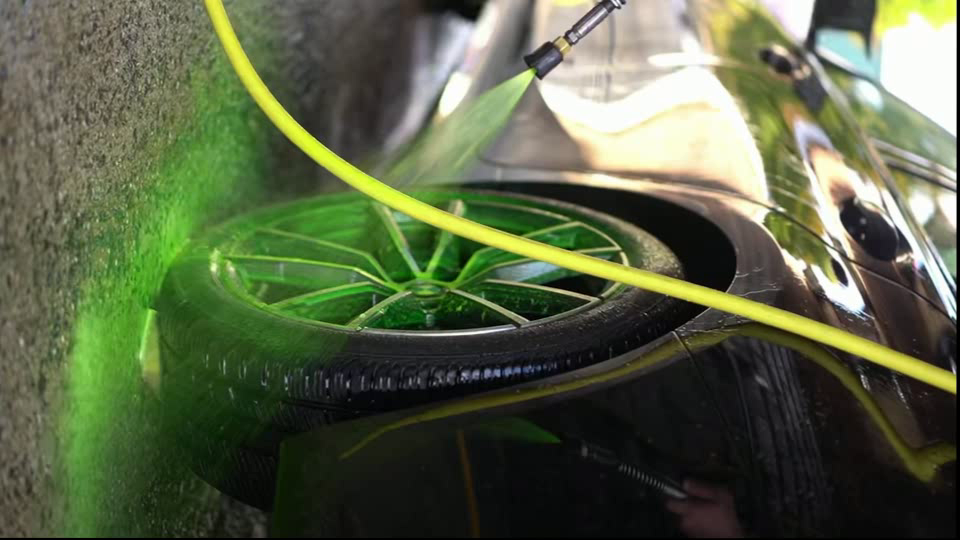
#> input picture frame 12 of testVideoAssets/out5.mp4, 960 x 540 px
$ python fileProcessing.py
#> lines starting #> are read from the running program, lines starting #| are printed output that depends on the picture
import cv2 as cv
import blend_modes
from PIL import Image

import numpy as np
import videotest as vt


"""
PROCESS VIDEO FILE AND COMPOSITE
"""


def createInvertedFile(filepath):
#> called with filepath = './testVideoAssets/out5.mp4'
    cap = cv.VideoCapture(filepath)
    h = int(cap.get(cv.CAP_PROP_FOURCC))
    fourcc = (
        chr(h & 0xFF)
        + chr((h >> 8) & 0xFF)
        + chr((h >> 16) & 0xFF)
        + chr((h >> 24) & 0xFF)
    )
    width = int(cap.get(cv.CAP_PROP_FRAME_WIDTH))
    height = int(cap.get(cv.CAP_PROP_FRAME_HEIGHT))
    fps = int(cap.get(cv.CAP_PROP_FPS))

    pathVALUES = filepath.split("/")

    outFilePath = ""
    # out file
    if len(pathVALUES[-1]) != 0:
        x = pathVALUES[-1].split(".")
        outFilePath = "./tempDuplicates/INVERTED" + x[0] + ".mp4"
        out = cv.VideoWriter(outFilePath, h, fps, (width, height))
    else:
        x = pathVALUES[-2].split(".")
        outFilePath = "./tempDuplicates/INVERTED" + x[0] + ".mp4"
        out = cv.VideoWriter(outFilePath, h, fps, (width, height))

    while cap.isOpened():
        ret, frame = cap.read()
#> frame is the input picture: shape (540, 960, 3); mean B, G, R 70, 99.1, 89.2
        if not ret:
            break

        inverted_image = cv.bitwise_not(frame)
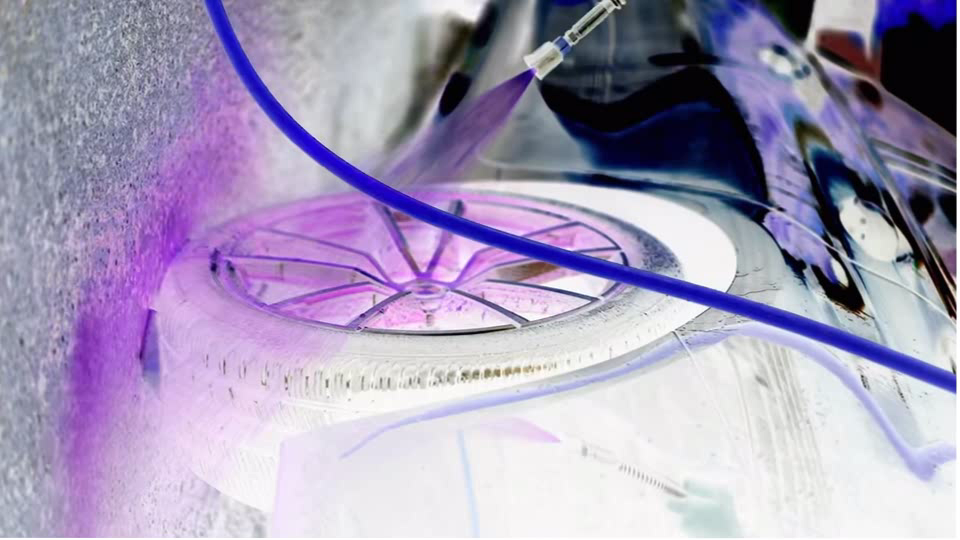
#> inverted_image: shape (540, 960, 3); mean B, G, R 185, 155.9, 165.8
        out.write(inverted_image)

    cap.release
    out.release()
    return outFilePath


# [181 lines left out: functions offsetFile, compileImages, composite, difference, alphaComposite, not called in this run]


# [15 lines of commented-out code are left out]

fileslst = ["out5.mp4", "tire.mov"]

for file in fileslst:
    original = "./testVideoAssets/" + file
    inverted = createInvertedFile(original)
    print(
        "Created Composited Video at: " + composite(original, inverted, 20, "ALPHA")
    )  # doesnt seem to work with avi files
    # print(
    #    "Created Composited Video at: " + composite(original, original, 1, "DIFFERENCE")
    # )

$ run again, starting later in the video
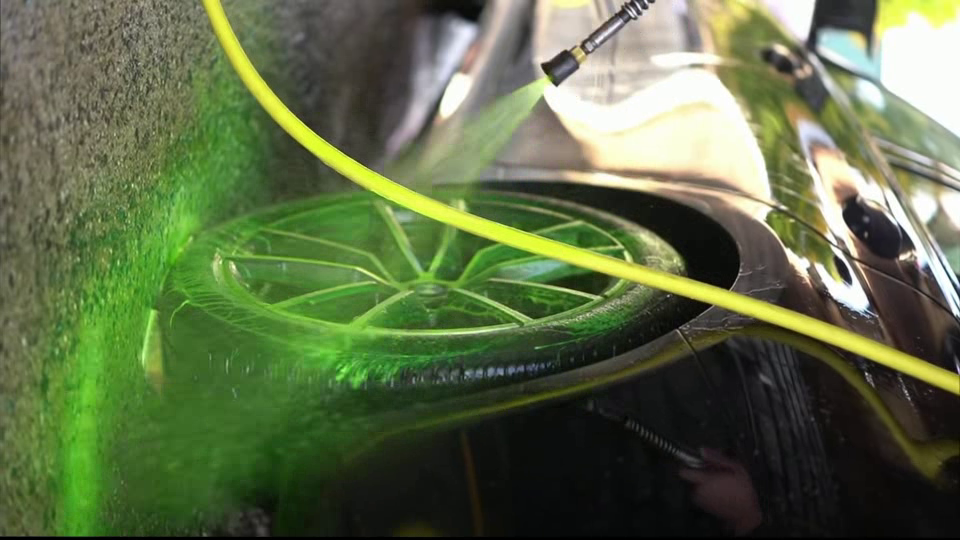
#> input picture frame 54 of testVideoAssets/out5.mp4, 960 x 540 px
#> in createInvertedFile, frame is the input picture: shape (540, 960, 3); mean B, G, R 71.9, 108.7, 94.3
#> in createInvertedFile, `inverted_image = cv.bitwise_not(frame)`:
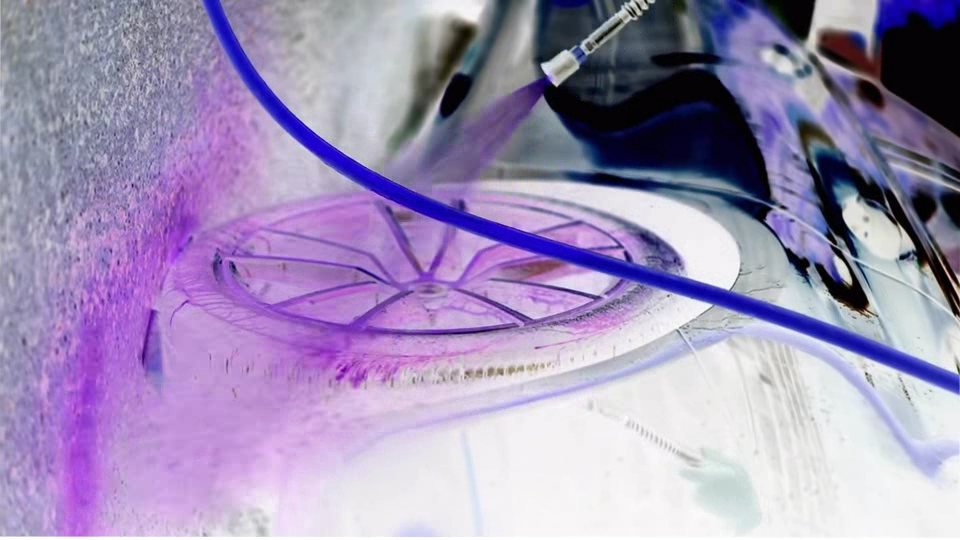
#> inverted_image: shape (540, 960, 3); mean B, G, R 183.1, 146.3, 160.7

$ run again, starting later in the video
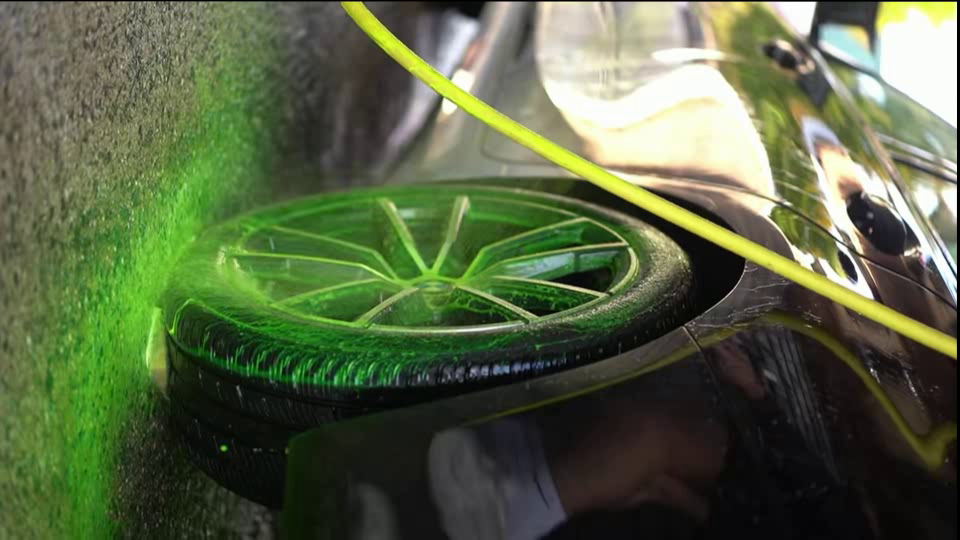
#> input picture frame 96 of testVideoAssets/out5.mp4, 960 x 540 px
#> in createInvertedFile, frame is the input picture: shape (540, 960, 3); mean B, G, R 68.4, 101, 88.3
#> in createInvertedFile, `inverted_image = cv.bitwise_not(frame)`:
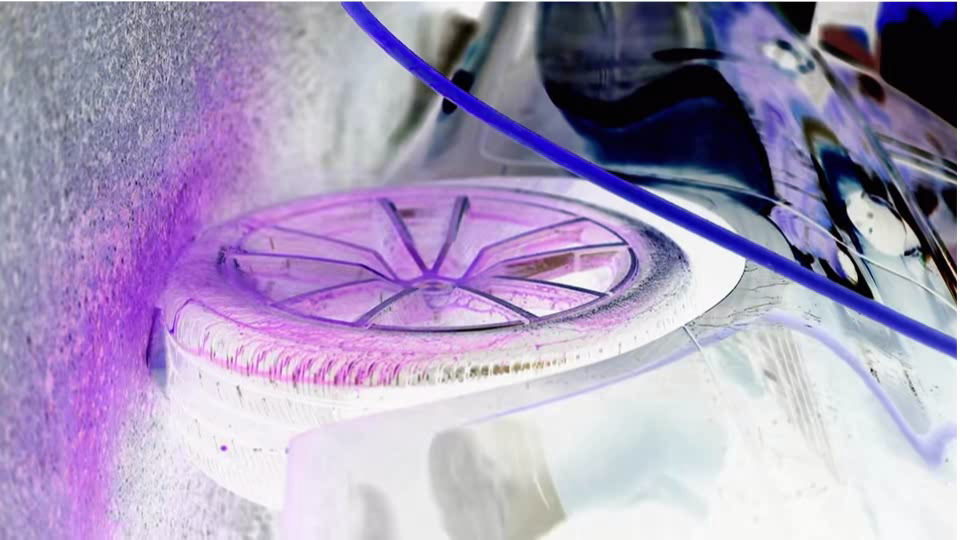
#> inverted_image: shape (540, 960, 3); mean B, G, R 186.6, 154, 166.7
